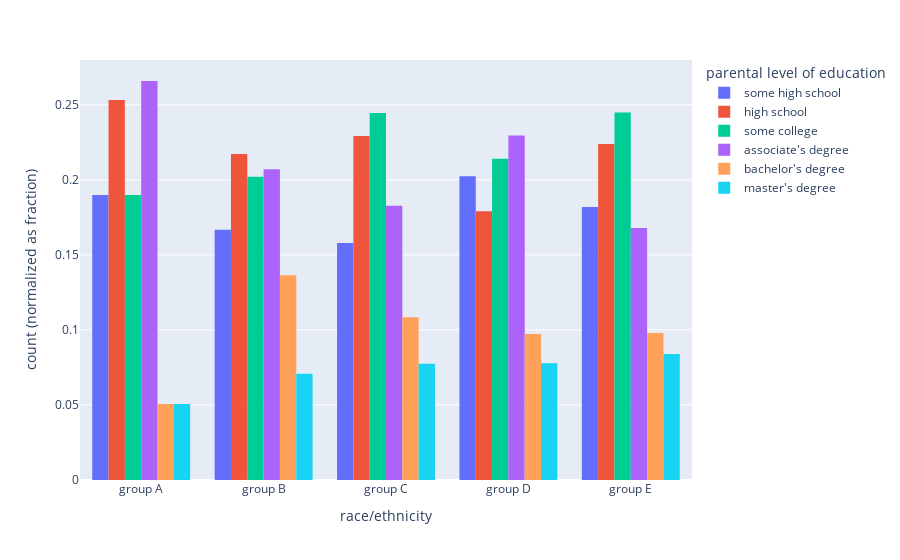

Here is the notebook cell this chart was saved with:
### Markdown cell above
If there wasn't any association between race/ethnicity and parental level of education, we would expect the distribution of parental level of education grouped by race/ethnicity to be close the the marginal distribution of parental level of education. That is, if there is no association, then the assumption that a student belongs to a specific race/ethnicity should not change the resulting distribution of parental level of education.

Let us verify whether or not there is any association.

### Code cell
bar(df, 'parental level of education', normalize=True)
fig = px.histogram(
    df,
    x='race/ethnicity',
    color='parental level of education',
    barmode='group',
    barnorm='fraction',
    category_orders={
        'race/ethnicity': df['race/ethnicity'].cat.categories.tolist(),
        'parental level of education': df['parental level of education'].cat.categories.tolist()
    }
)
fig.show()

### Figure 1 — Plotly figure (JSON) as saved in the notebook; plotly's stock layout.template omitted (floating-point values rounded to 4 significant figures; data arrays with more than 128 entries replaced by an {"elided": "..."} marker saying what was removed)
{"data": [{"alignmentgroup": "True", "bingroup": "x", "hovertemplate": "parental level of education=some high school<br>race/ethnicity=%{x}<br>count (normalized as fraction)=%{y}<extra></extra>", "legendgroup": "some high school", "marker": {"color": "#636efa", "pattern": {"shape": ""}}, "name": "some high school", "offsetgroup": "some high school", "orientation": "v", "showlegend": true, "type": "histogram", "x": {"elided": "177 str values"}, "xaxis": "x", "yaxis": "y"}, {"alignmentgroup": "True", "bingroup": "x", "hovertemplate": "parental level of education=high school<br>race/ethnicity=%{x}<br>count (normalized as fraction)=%{y}<extra></extra>", "legendgroup": "high school", "marker": {"color": "#EF553B", "pattern": {"shape": ""}}, "name": "high school", "offsetgroup": "high school", "orientation": "v", "showlegend": true, "type": "histogram", "x": {"elided": "215 str values"}, "xaxis": "x", "yaxis": "y"}, {"alignmentgroup": "True", "bingroup": "x", "hovertemplate": "parental level of education=some college<br>race/ethnicity=%{x}<br>count (normalized as fraction)=%{y}<extra></extra>", "legendgroup": "some college", "marker": {"color": "#00cc96", "pattern": {"shape": ""}}, "name": "some college", "offsetgroup": "some college", "orientation": "v", "showlegend": true, "type": "histogram", "x": {"elided": "224 str values"}, "xaxis": "x", "yaxis": "y"}, {"alignmentgroup": "True", "bingroup": "x", "hovertemplate": "parental level of education=associate's degree<br>race/ethnicity=%{x}<br>count (normalized as fraction)=%{y}<extra></extra>", "legendgroup": "associate's degree", "marker": {"color": "#ab63fa", "pattern": {"shape": ""}}, "name": "associate's degree", "offsetgroup": "associate's degree", "orientation": "v", "showlegend": true, "type": "histogram", "x": {"elided": "204 str values"}, "xaxis": "x", "yaxis": "y"}, {"alignmentgroup": "True", "bingroup": "x", "hovertemplate": "parental level of education=bachelor's degree<br>race/ethnicity=%{x}<br>count (normalized as fraction)=%{y}<extra></extra>", "legendgroup": "bachelor's degree", "marker": {"color": "#FFA15A", "pattern": {"shape": ""}}, "name": "bachelor's degree", "offsetgroup": "bachelor's degree", "orientation": "v", "showlegend": true, "type": "histogram", "x": ["group C", "group B", "group C", "group C", "group B", "group C", "group C", "group C", "group B", "group E", "group B", "group D", "group E", "group A", "group C", "group E", "group D", "group C", "group C", "group C", "group B", "group B", "group B", "group B", "group D", "group C", "group B", "group C", "group C", "group C", "group B", "group C", "group B", "group C", "group D", "group B", "group C", "group C", "group C", "group D", "group E", "group E", "group E", "group C", "group C", "group C", "group D", "group D", "group A", "group D", "group C", "group D", "group E", "group D", "group C", "group E", "group C", "group B", "group B", "group C", "group B", "group C", "group C", "group B", "group C", "group D", "group D", "group B", "group D", "group B", "group D", "group C", "group D", "group D", "group D", "group D", "group B", "group C", "group E", "group B", "group D", "group D", "group D", "group E", "group C", "group D", "group C", "group E", "group B", "group B", "group E", "group C", "group D", "group D", "group B", "group B", "group C", "group D", "group E", "group B", "group A", "group B", "group B", "group E", "group A"], "xaxis": "x", "yaxis": "y"}, {"alignmentgroup": "True", "bingroup": "x", "hovertemplate": "parental level of education=master's degree<br>race/ethnicity=%{x}<br>count (normalized as fraction)=%{y}<extra></extra>", "legendgroup": "master's degree", "marker": {"color": "#19d3f3", "pattern": {"shape": ""}}, "name": "master's degree", "offsetgroup": "master's degree", "orientation": "v", "showlegend": true, "type": "histogram", "x": ["group B", "group C", "group E", "group D", "group E", "group E", "group D", "group D", "group D", "group B", "group C", "group D", "group D", "group C", "group E", "group E", "group C", "group B", "group A", "group E", "group D", "group A", "group B", "group D", "group B", "group E", "group E", "group B", "group C", "group C", "group C", "group D", "group D", "group C", "group A", "group D", "group C", "group B", "group B", "group D", "group E", "group C", "group B", "group C", "group C", "group C", "group D", "group B", "group D", "group C", "group B", "group B", "group C", "group C", "group B", "group C", "group E", "group C", "group D", "group B", "group C", "group C", "group D", "group C", "group A", "group C", "group C", "group E", "group C", "group D", "group D", "group E", "group C", "group D", "group D"], "xaxis": "x", "yaxis": "y"}], "layout": {"barmode": "group", "barnorm": "fraction", "legend": {"title": {"text": "parental level of education"}, "tracegroupgap": 0}, "margin": {"t": 60}, "xaxis": {"anchor": "y", "categoryarray": ["group A", "group B", "group C", "group D", "group E"], "categoryorder": "array", "domain": [0, 1], "title": {"text": "race/ethnicity"}}, "yaxis": {"anchor": "x", "domain": [0, 1], "title": {"text": "count (normalized as fraction)"}}}}
